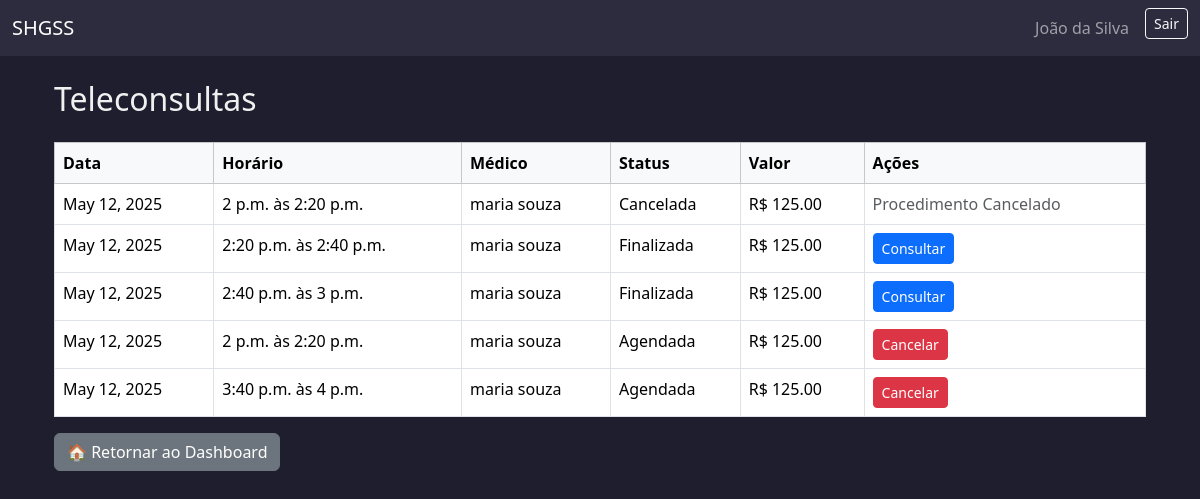
Page /teleconsultas/usuario/ (signed in) on the earlier database version.
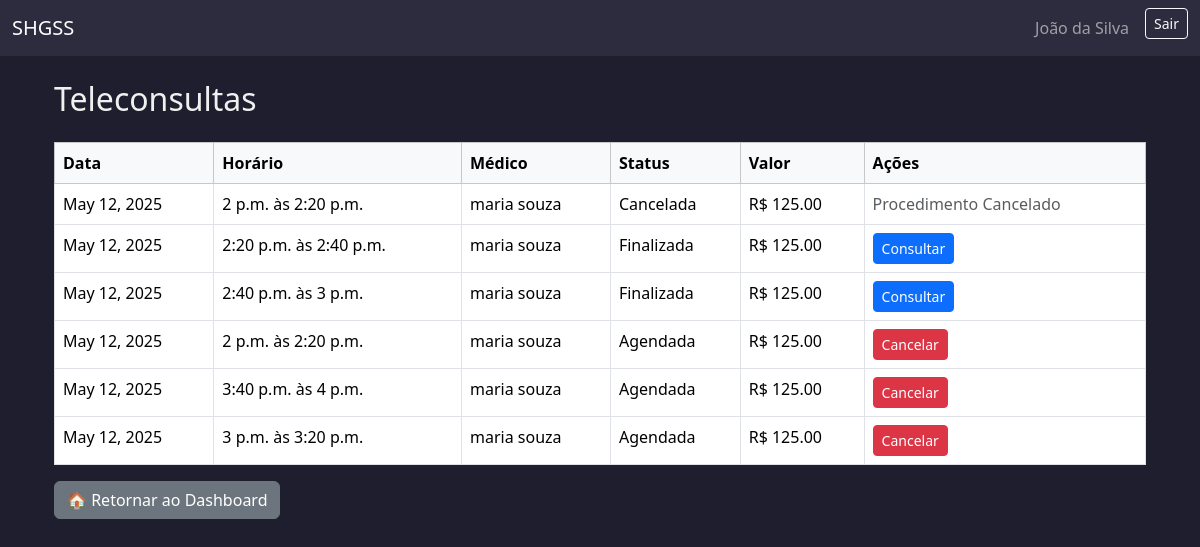
Same page on the later database version.
### usuarios/models.py (models this page shows, shortened)
class AtendimentoBase(models.Model):
    STATUS_CHOICES = [
        ('agendada', 'Agendada'),
        ('cancelada', 'Cancelada'),
        ('em_andamento', 'Em atendimento'),
        ('finalizada', 'Finalizada'),
    ]
    status = models.CharField(max_length=20, choices=STATUS_CHOICES, default='agendada')
    observacoes_visiveis = models.TextField(blank=True, null=True)
    observacoes_internas = models.TextField(blank=True, null=True)
    encaminhamento = models.TextField(blank=True, null=True)
    criado_em = models.DateTimeField(auto_now_add=True)
    atualizado_em = models.DateTimeField(auto_now=True)
    motivo_cancelamento = models.TextField(blank=True, null=True)
    data_cancelamento = models.DateTimeField(null=True, blank=True)
    class Meta:
        abstract = True

class Teleconsulta(AtendimentoBase):
    agenda = models.ForeignKey(
        'AgendaTeleconsulta',
        on_delete=models.PROTECT,
        related_name='teleconsultas'
    )
    medico = models.ForeignKey(
        settings.AUTH_USER_MODEL,
        on_delete=models.CASCADE,
        limit_choices_to={'role': 'medico'},
        related_name='teleconsultas_como_medico'
    )
    paciente = models.ForeignKey(
        settings.AUTH_USER_MODEL,
        on_delete=models.CASCADE,
        limit_choices_to={'role': 'paciente'},
        related_name='teleconsultas_como_paciente'
    )
    cancelado_por = models.ForeignKey(
        settings.AUTH_USER_MODEL,
        on_delete=models.SET_NULL,
        null=True,
        blank=True,
        related_name='teleconsultas_canceladas'
    )
    valor = models.DecimalField(max_digits=8, decimal_places=2, default=125.00)

class AgendaBase(models.Model):
    sala = models.ForeignKey(Sala, on_delete=models.PROTECT)
    data = models.DateField()
    horario_inicio = models.TimeField()
    horario_fim = models.TimeField()
    duracao_procedimento = models.PositiveIntegerField(help_text="Duração em minutos")
    status_manual = models.CharField(
        max_length=20,
        choices=[('livre', 'Livre'), ('agendado', 'Agendado'), ('bloqueado', 'Bloqueado')],
        default='livre'
    )
    class Meta:
        abstract = True

class AgendaTeleconsulta(AgendaBase):
    medico = models.ForeignKey(Usuario, on_delete=models.SET_NULL, null=True, blank=False, limit_choices_to={'role': 'medico'})

class Usuario(AbstractUser):
    ROLE_CHOICES = [
        ('paciente', 'Paciente'),
        ('medico', 'Médico'),
        ('administrativo', 'Administrativo'),
        ('financeiro', 'Financeiro'),
    ]
    cpf = models.CharField(max_length=14, unique=True, blank=False, null=False)
    telefone = models.CharField(max_length=20)
    rua = models.CharField(max_length=100)
    numero = models.CharField(max_length=10)
    bairro = models.CharField(max_length=50)
    cidade = models.CharField(max_length=50)
    estado = models.CharField(max_length=2)
    cep = models.CharField(max_length=9)
    role = models.CharField(max_length=20, choices=ROLE_CHOICES)
    plano_saude = models.CharField(max_length=50, null=True, blank=True)
    numero_cartao_plano = models.CharField(max_length=30, null=True, blank=True)
    crm = models.CharField(max_length=20, null=True, blank=True)
    especialidade = models.CharField(max_length=50, null=True, blank=True)
    setor = models.CharField(max_length=50, null=True, blank=True)
    cargo = models.CharField(max_length=50, null=True, blank=True)

### usuarios/views.py (the view)
# urls.py: path('teleconsultas/usuario/', views.teleconsultas_usuario, name='teleconsultas_usuario'),
@role_required('paciente', 'administrativo')
def teleconsultas_usuario(request):
    usuario = request.user
    if usuario.role == 'paciente':
        teleconsultas = Teleconsulta.objects.filter(paciente=usuario).order_by('-agenda__data')
    else:
        teleconsultas = Teleconsulta.objects.all().order_by('-agenda__data')
    return render(request, 'teleconsultas/teleconsultas_usuario.html', {'teleconsultas': teleconsultas})

### templates/teleconsultas/teleconsultas_usuario.html
{% extends 'base.html' %}
{% block content %}
<div class="container mt-4">
    <h2 class="mb-4">Teleconsultas</h2>
    <table class="table table-bordered table-hover">
        <thead class="table-light">
            <tr>
                <th>Data</th>
                <th>Horário</th>
                <th>Médico</th>
                <th>Status</th>
                <th>Valor</th>
                <th>Ações</th>
            </tr>
        </thead>
        <tbody>
            {% for teleconsulta in teleconsultas %}
                <tr>
                    <td>{{ teleconsulta.agenda.data }}</td>
                    <td>{{ teleconsulta.agenda.horario_inicio }} às {{ teleconsulta.agenda.horario_fim }}</td>
                    <td>{{ teleconsulta.medico.get_full_name }}</td>
                    <td>{{ teleconsulta.get_status_display }}</td>
                    <td>R$ {{ teleconsulta.valor }}</td>
                    <td>
                        {% if teleconsulta.status == 'agendada' %}
                            <a href="{% url 'cancelar_teleconsulta' teleconsulta.id %}" class="btn btn-sm btn-danger">Cancelar</a>
                        {% elif teleconsulta.status == 'em_andamento' %}
                            <span class="text-muted">Detalhamento em breve</span>
                        {% elif teleconsulta.status == 'finalizada' %}
                            {% if user.role == 'administrativo' %}
                                <a href="{% url 'detalhar_teleconsulta_admin' teleconsulta.id %}" class="btn btn-sm btn-primary">Consultar</a>
                            {% else %}
                                <a href="{% url 'detalhar_teleconsulta_usuario' teleconsulta.id %}" class="btn btn-sm btn-primary">Consultar</a>
                            {% endif %}
                        {% elif teleconsulta.status == 'cancelada' %}
                            <span class="text-muted">Procedimento Cancelado</span>
                        {% endif %}
                    </td>
                </tr>
            {% empty %}
                <tr>
                    <td colspan="6" class="text-center">Nenhuma teleconsulta encontrada.</td>
                </tr>
            {% endfor %}
        </tbody>
    </table>
    <a href="{% url 'redirecionar_dashboard' %}" class="btn btn-secondary">🏠 Retornar ao Dashboard</a>
</div>
{% endblock %}

Differences in the rows shown:
added Teleconsulta: agenda.data "May 12, 2025", agenda.horario_inicio "3 p.m.", agenda.horario_fim "3:20 p.m.", medico.get_full_name "maria souza", status "Agendada", valor "125.00", shows "Cancelar"
